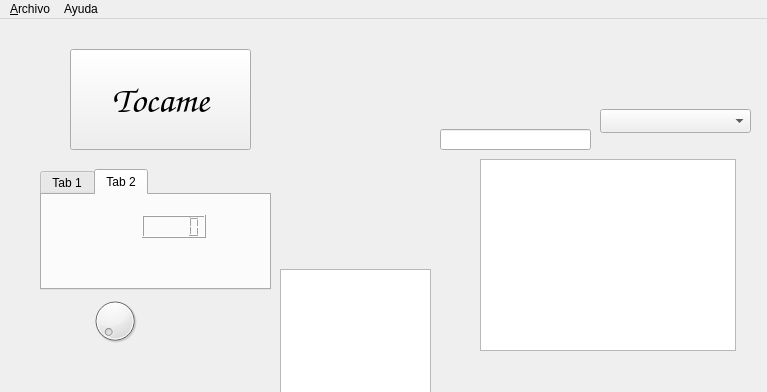
<?xml version="1.0" encoding="UTF-8"?>
<ui version="4.0">
 <class>MainWindow</class>
 <widget class="QMainWindow" name="MainWindow">
  <property name="geometry">
   <rect>
    <x>0</x>
    <y>0</y>
    <width>767</width>
    <height>392</height>
   </rect>
  </property>
  <property name="windowTitle">
   <string>Holi</string>
  </property>
  <widget class="QWidget" name="centralwidget">
   <widget class="QPushButton" name="pushButton">
    <property name="geometry">
     <rect>
      <x>70</x>
      <y>30</y>
      <width>181</width>
      <height>101</height>
     </rect>
    </property>
    <property name="font">
     <font>
      <family>Comic Sans MS</family>
      <pointsize>28</pointsize>
     </font>
    </property>
    <property name="text">
     <string>Tocame</string>
    </property>
   </widget>
   <widget class="QTabWidget" name="tabWidget">
    <property name="geometry">
     <rect>
      <x>40</x>
      <y>150</y>
      <width>231</width>
      <height>121</height>
     </rect>
    </property>
    <property name="currentIndex">
     <number>1</number>
    </property>
    <widget class="QWidget" name="tab">
     <attribute name="title">
      <string>Tab 1</string>
     </attribute>
     <widget class="QLabel" name="label">
      <property name="geometry">
       <rect>
        <x>50</x>
        <y>20</y>
        <width>49</width>
        <height>16</height>
       </rect>
      </property>
      <property name="text">
       <string>TextLabel</string>
      </property>
     </widget>
    </widget>
    <widget class="QWidget" name="tab_2">
     <attribute name="title">
      <string>Tab 2</string>
     </attribute>
     <widget class="QLCDNumber" name="lcdNumber">
      <property name="geometry">
       <rect>
        <x>100</x>
        <y>20</y>
        <width>64</width>
        <height>23</height>
       </rect>
      </property>
     </widget>
    </widget>
   </widget>
   <widget class="QComboBox" name="comboBox">
    <property name="geometry">
     <rect>
      <x>600</x>
      <y>90</y>
      <width>151</width>
      <height>24</height>
     </rect>
    </property>
   </widget>
   <widget class="QLineEdit" name="lineEdit">
    <property name="geometry">
     <rect>
      <x>440</x>
      <y>110</y>
      <width>151</width>
      <height>21</height>
     </rect>
    </property>
   </widget>
   <widget class="QDial" name="dial">
    <property name="geometry">
     <rect>
      <x>90</x>
      <y>270</y>
      <width>50</width>
      <height>64</height>
     </rect>
    </property>
   </widget>
   <widget class="QListWidget" name="listWidget">
    <property name="geometry">
     <rect>
      <x>280</x>
      <y>250</y>
      <width>151</width>
      <height>131</height>
     </rect>
    </property>
   </widget>
   <widget class="QTableWidget" name="tableWidget">
    <property name="geometry">
     <rect>
      <x>480</x>
      <y>140</y>
      <width>256</width>
      <height>192</height>
     </rect>
    </property>
   </widget>
   <widget class="QLabel" name="label_2">
    <property name="geometry">
     <rect>
      <x>280</x>
      <y>50</y>
      <width>151</width>
      <height>181</height>
     </rect>
    </property>
    <property name="text">
     <string/>
    </property>
    <property name="pixmap">
     <pixmap>goku.jpg</pixmap>
    </property>
    <property name="scaledContents">
     <bool>true</bool>
    </property>
   </widget>
  </widget>
  <widget class="QMenuBar" name="menuBar">
   <property name="geometry">
    <rect>
     <x>0</x>
     <y>0</y>
     <width>767</width>
     <height>33</height>
    </rect>
   </property>
   <widget class="QMenu" name="menuArchivo">
    <property name="title">
     <string>&amp;Archivo</string>
    </property>
    <addaction name="actionAbrir"/>
    <addaction name="actionGuardar"/>
    <addaction name="separator"/>
    <addaction name="actionSalir"/>
   </widget>
   <widget class="QMenu" name="menuAyuda">
    <property name="title">
     <string>Ayuda</string>
    </property>
   </widget>
   <addaction name="menuArchivo"/>
   <addaction name="menuAyuda"/>
  </widget>
  <action name="actionAbrir">
   <property name="text">
    <string>Abr&amp;ir</string>
   </property>
   <property name="shortcut">
    <string>Ctrl+A</string>
   </property>
  </action>
  <action name="actionGuardar">
   <property name="text">
    <string>&amp;Guardar</string>
   </property>
   <property name="shortcut">
    <string>Ctrl+S</string>
   </property>
  </action>
  <action name="actionSalir">
   <property name="text">
    <string>&amp;Salir</string>
   </property>
   <property name="shortcut">
    <string>Ctrl+X</string>
   </property>
  </action>
 </widget>
 <resources/>
 <connections/>
</ui>
